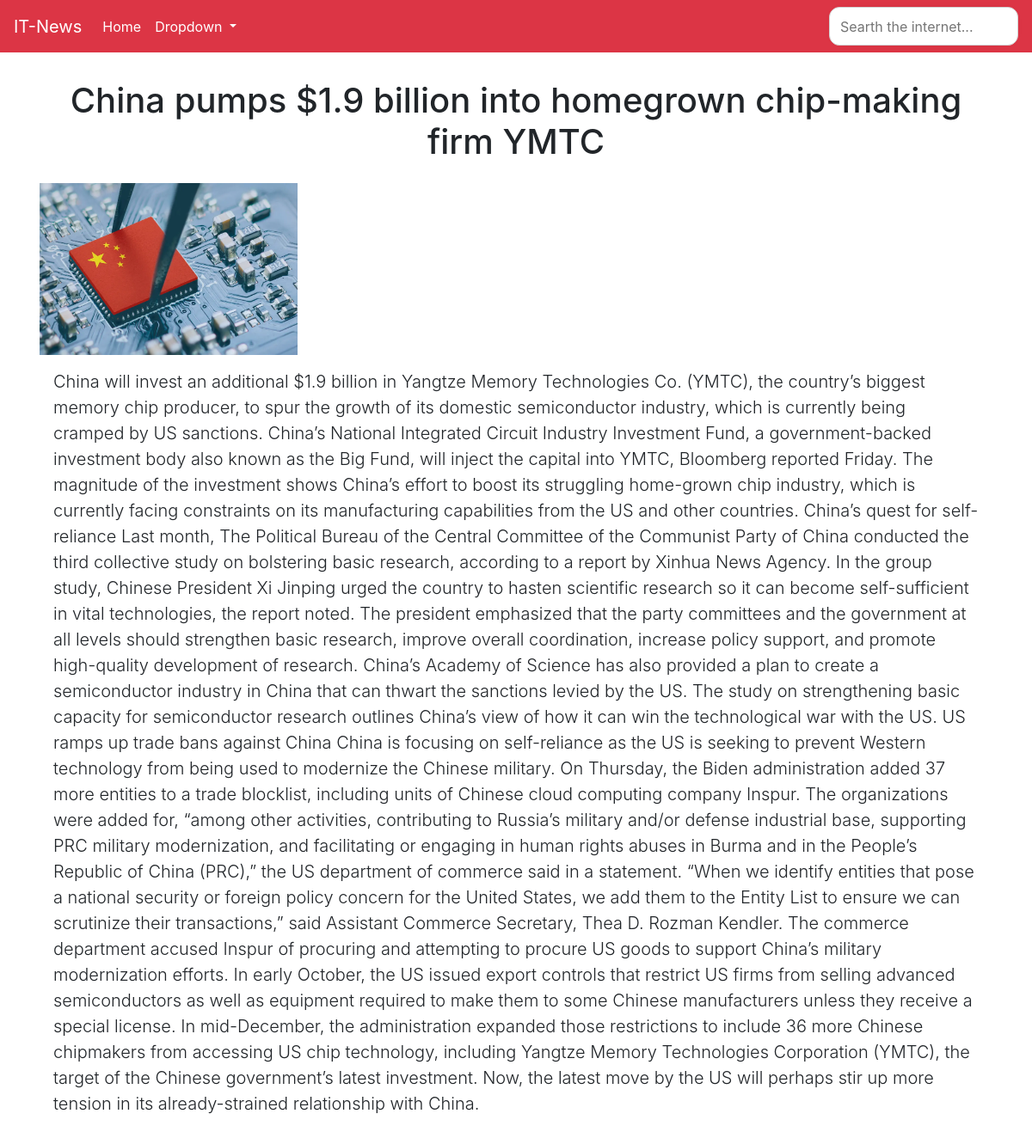
The app's page /detail/15/ with its own data.
### base/models.py (models this page shows, shortened)
class News(models.Model):
    image = models.ImageField(null=True, blank=True, upload_to='images/', default='')
    title = models.CharField(max_length=200)
    description = models.TextField()
    creaed = models.DateTimeField(auto_now_add=True)

### base/views.py (the view)
# urls.py: path('detail/<int:pk>/', DetailNews.as_view(), name='detail'),
class DetailNews(DetailView):
    model = News
    template_name = 'base/detail.html'
    context_object_name = 'detail'

### base/templates/base/detail.html (shortened to what this page needs)
{% extends 'main.html'%}
{% load static %}
    {% block content %}
    <div class="container p-3">
        <h1 class="text-center p-3">{{detail.title}}</h1>
        <img class="" src="{{detail.image.url}}" width="300px" height="200px" alt="">
        <p class="p-3 lead">{{detail.description}}</p>
    </div>
    {% endblock content%}

### records on screen
News: title "China pumps $1.9 billion into homegrown chip-making firm YMTC", image (picture), description "China will invest an additional $1.9 billion in Yangtze Memory Technologies Co. (YMTC), the country’s biggest memory chip producer, to spur the growth of its domestic semiconductor industry, which is currently being cramped by US sanctions. China’s National Integrated Circuit Industry Investment Fund, a government-backed investment body also known as the Big Fund, will inject the capital into YMTC, Bloomberg reported Friday. The magnitude of the investment shows China’s effort to boost its struggling home-grown chip industry, which is currently facing constraints on its manufacturing capabilities from the US and other countries. China’s quest for self-reliance Last month, The Political…"
